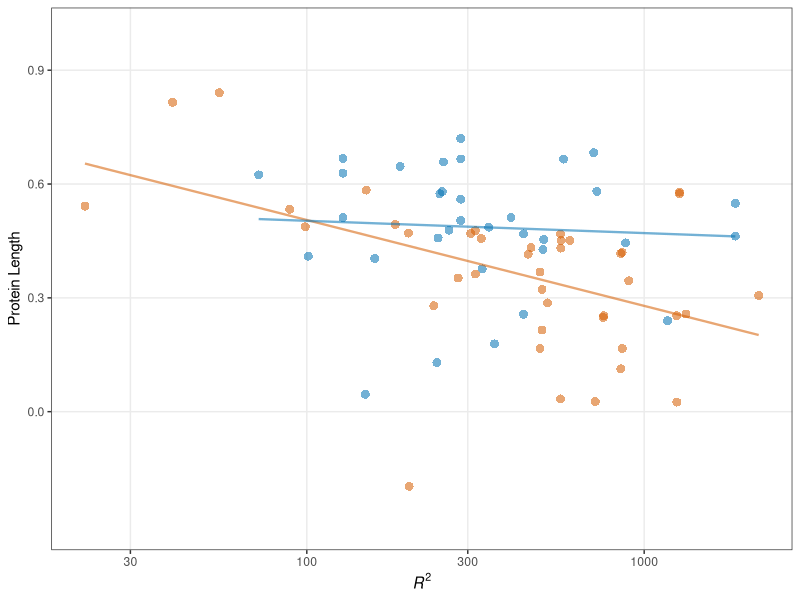
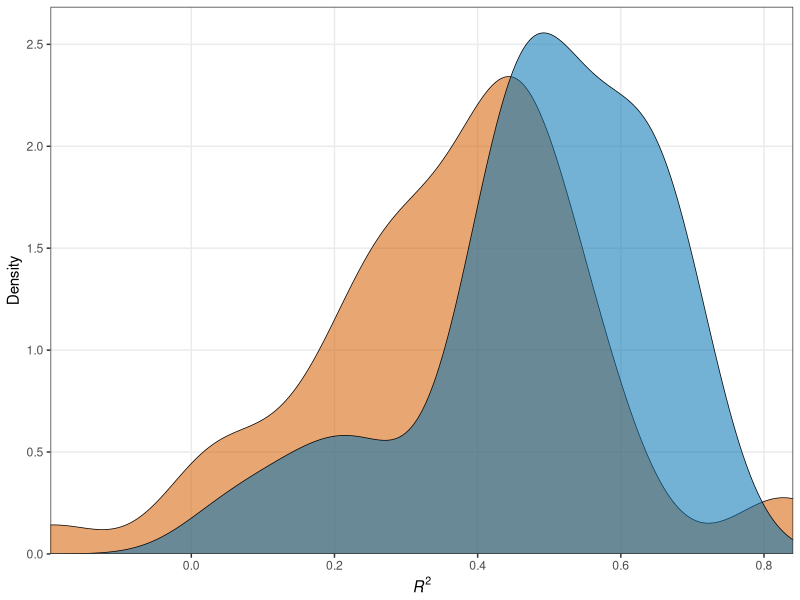
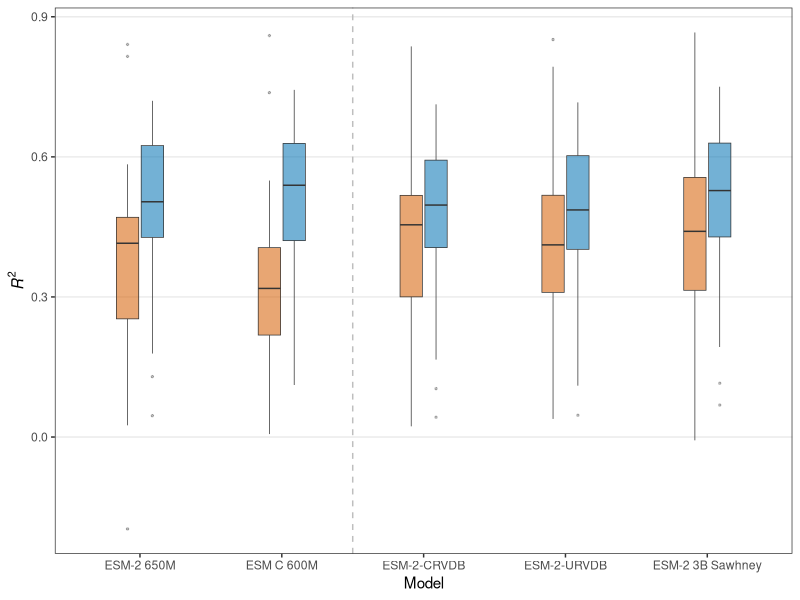
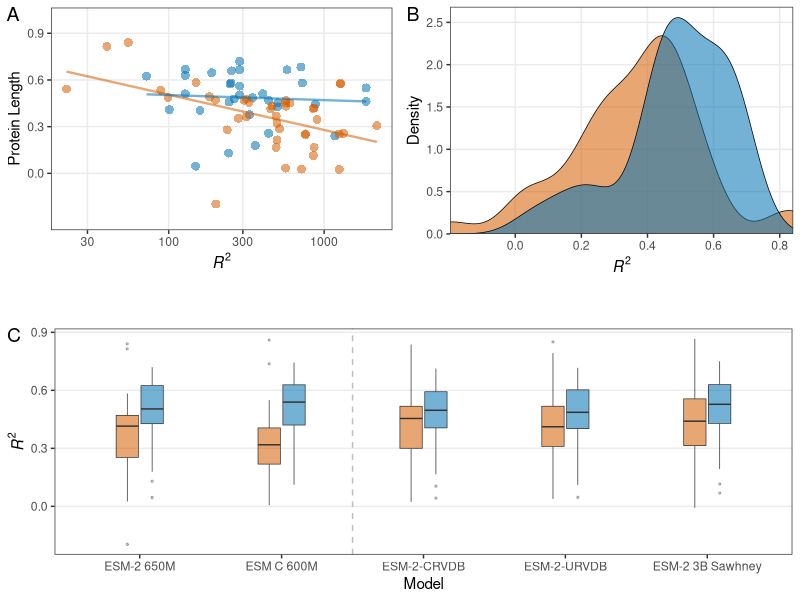
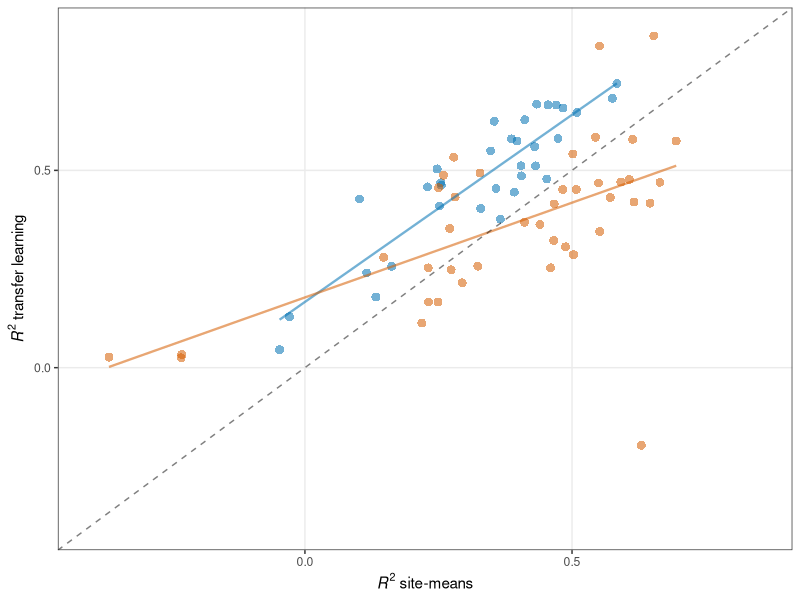
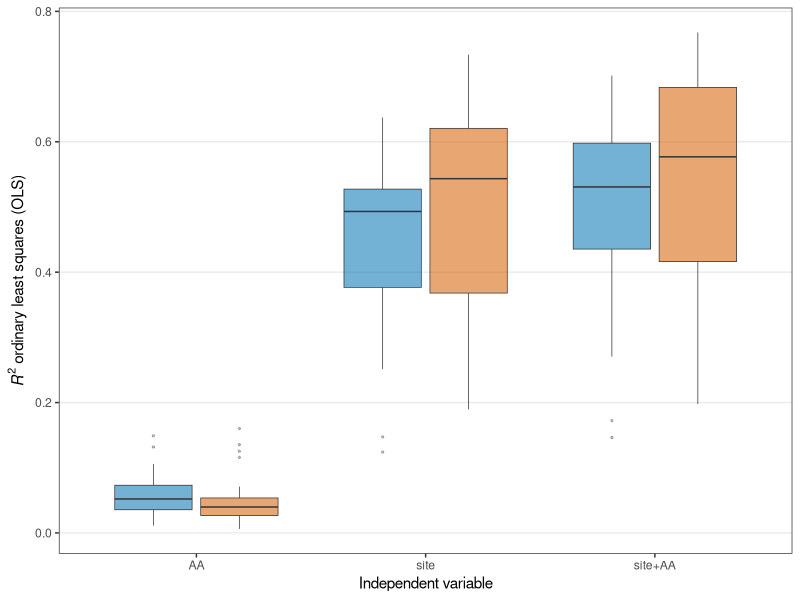
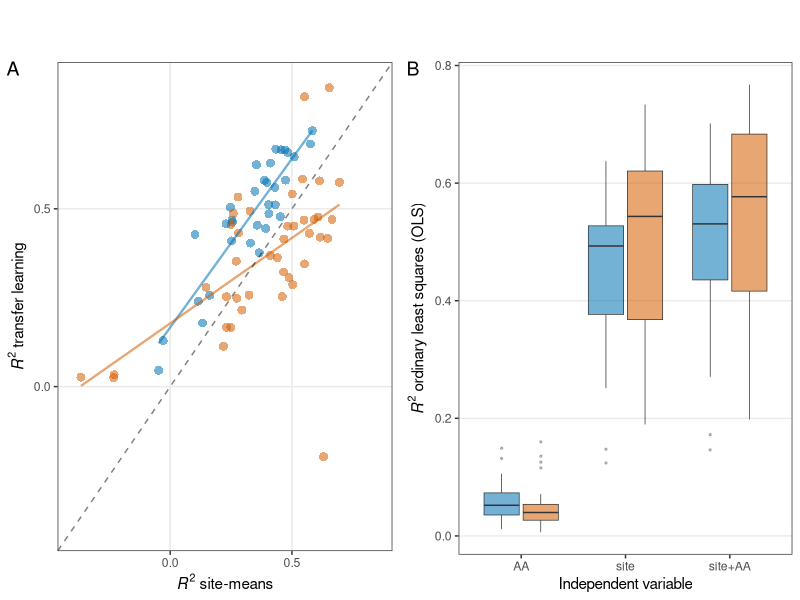
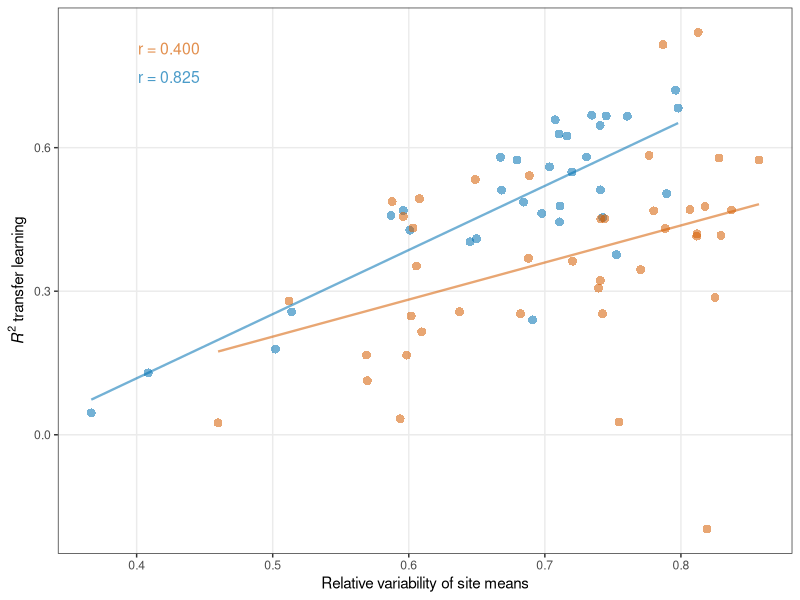

These figures' R source, in order: (Note: this script raises an error after producing the figures.)
## ---- chunk 1
library(tidyverse)
library(ggpubr)
library(cowplot)
## ---- chunk 2
# lassoCV full results
full_res <- read_csv("../experiments/compiled_results/res_lassoCV_all_models.csv")
full_res
## ---- chunk 3
# Group and average
cols <- c("rho_score_test", "R2_score_test", "rho_score_train", "R2_score_train", "prot_length")

full_res_avg <- full_res %>%
  group_by(Model, Source, Dataset, Split) %>%
  summarise(across(all_of(cols), mean)) %>%
  mutate(Source = factor(Source, levels = c("viral", "cellular")))

full_res_avg
## ---- chunk 4
esm2_pooled_avg <- full_res_avg[full_res_avg$Model == "ESM-2 650M" & full_res_avg$Split == "Pooled Split",]
esm2_pooled_avg
## ---- chunk 5
# Figure 1 A
p1a <- ggplot(esm2_pooled_avg, aes(x = prot_length, y = R2_score_test, color = Source)) +
  scale_color_manual(values = c("viral" = "#D55E00", "cellular" = "#0072B2")) +
  geom_point(size = 3, alpha = 0.55, stroke=0) +
  geom_line(stat="smooth",method = "lm", size = 0.8, alpha = 0.55) +
  
  scale_x_log10(
    name=expression(italic(R)^2)
  ) +
  
  scale_y_continuous(
    name="Protein Length",
    limits = c(-0.3, 1),
    breaks = c(0, 0.3, 0.6, 0.9)
  ) +

  theme_bw() +
  theme(legend.position = 'none', legend.title = element_blank(), panel.grid.minor = element_blank())

print(p1a)
## ---- chunk 6
# Figure 1 B
p1b <- ggplot(esm2_pooled_avg, aes(x = R2_score_test)) +
  geom_density(aes(fill = Source),  alpha = 0.55, linewidth = 0.25) +
  scale_fill_manual(values = c("viral" = "#D55E00", "cellular" = "#0072B2")) +
  
  scale_y_continuous(name="Density",
                     expand = c(0, 0, 0.05, 0)) +
  
  scale_x_continuous(name=expression(italic(R)^2),
                     expand = c(0, 0, 0.0, 0.0)) +
  
  theme_bw() +
  theme(legend.position = 'none',
        legend.title = element_blank(),
        panel.grid.minor = element_blank(),
        plot.margin = margin(0.068, 0.068, 0.038, 0.068, "in"))

print(p1b)
## ---- chunk 7
# Figure 1 C
full_pooled_avg <- full_res_avg[full_res_avg$Split == "Pooled Split",] %>% 
 mutate(Model = factor(Model, levels = c('ESM-2 650M', 'ESM C 600M', 'ESM-2-CRVDB', 'ESM-2-URVDB', 'ESM-2 3B Sawhney')))

p1c <- ggplot(full_pooled_avg, aes(x = Model, y = R2_score_test, fill = Source)) +
  geom_boxplot(outlier.size = 0.5, outlier.alpha = 0.3, width = 0.35, alpha = 0.55, linewidth = 0.25) +
  scale_fill_manual(values = c("viral" = "#D55E00", "cellular" = "#0072B2")) +
  geom_vline(xintercept = 2.5, linetype = 'dashed', color = 'gray', linewidth = 0.5) +
  
  scale_x_discrete(name='Model') +
  scale_y_continuous(name=expression(italic(R)^2)) +
  
  theme_bw() +

   theme(
    legend.position = 'none',      
    legend.title = element_blank(),
    panel.grid.major.x = element_blank(),
    panel.grid.minor.y = element_blank(),
) 

p1c 



# Figure 1 C - version 2
# full_pooled_avg <- full_res_avg[full_res_avg$Split == "Pooled Split",] %>% 
#  mutate(Model = factor(Model, levels = c('ESM-2 650M', 'ESM C 600M', 'ESM-2-CRVDB', 'ESM-2-URVDB', 'ESM-2 3B Sawhney')))
# 
# p1c <- ggplot(full_pooled_avg, aes(x = Model, y = R2_score_test, fill = Source)) +
#   geom_boxplot(outlier.size = 0.5, outlier.alpha = 0.3, width = 0.35, alpha = 0.55, linewidth = 0.25, key_glyph='rect') +
#   scale_fill_manual(values = c("viral" = "#D55E00", "cellular" = "#0072B2")) +
#   geom_vline(xintercept = 2.5, linetype = 'dashed', color = 'gray', linewidth = 0.5) +
#   
#   scale_x_discrete(name='Model') +
#   scale_y_continuous(name=expression(italic(R)^2)) +
#   
#   theme_bw() +
# 
#    theme(
#     legend.position = c(1, 1.2),      
#     legend.justification = c("right", "top"),
#     legend.direction = "horizontal",
#     legend.title = element_blank(),
#     panel.grid.major.x = element_blank(),
#     panel.grid.minor.y = element_blank(),
#     plot.margin = margin(t = 50, r = 9, b = 9, l = 9),
# ) 
# 
#   
# p1c 
## ---- chunk 8
# Extract the shared legend from one of the plots
shared_legend <- get_legend(
  p1b + theme(
    legend.position = "top",
    legend.justification = c("right", "top"),
    legend.direction = "horizontal"
  )
)


# Specify positioning for figure composition
fig1_top <- plot_grid(p1a, p1b, ncol = 2, labels = c('A', 'B'), label_fontface = "plain")
fig1_bottom <- plot_grid(p1c, labels = c('C'), label_fontface = "plain")

# Compose figure 1
fig1 <- plot_grid(
  fig1_top,
  shared_legend,
  fig1_bottom,
  ncol = 1,
  rel_heights = c(1, 0.15, 1)
)

print(fig1)

#ggsave(path = '../experiments/figures', 'comp1_pLMs_res_v03.png', width = 8, height = 7, units = 'in', dpi = 600, bg='white')
## ---- chunk 9
# Figure 2 A
lassoCV_AVG <- read_csv("../experiments/compiled_results/res_lassoCV_x_AVG.csv", show_col_types = FALSE)

lassoCV_AVG
## ---- chunk 10
p2a <- ggplot(lassoCV_AVG, aes(x = R2_AVG, y = R2_ESM2_650M, color = Source)) +
  scale_color_manual(values = c("viral" = "#D55E00", "cellular" = "#0072B2")) +
  geom_point(size = 3, alpha = 0.55, stroke=0) +
  geom_line(stat="smooth",method = "lm", size = 0.8, alpha = 0.55) +
  geom_abline(intercept = 0, alpha = 0.5, linetype = 'dashed') +
  
  theme_bw() +
  theme(legend.position = 'none', panel.grid.minor = element_blank()) +
  
  scale_x_continuous(
    name = expression(paste(italic(R)^{2}, ' site-means')),
    limits = c(-0.4, 0.85)
      ) +
  scale_y_continuous(
    name = expression(paste(italic(R)^{2}, ' transfer learning')),
    limits = c(-0.4, 0.85)
      ) 
  


print(p2a)
## ---- chunk 11
# Figure 2 B
res_OLS <- read_csv("../experiments/compiled_results/res_OLS.csv", show_col_types = FALSE)
res_OLS
## ---- chunk 12
p2b <- ggplot(res_OLS, aes(x = Model, y = R2, fill = Source)) +
  scale_fill_manual(values = c("viral" = "#D55E00", "cellular" = "#0072B2")) +
  geom_boxplot(outlier.size = 0.5, outlier.alpha = 0.3, alpha = 0.55, linewidth = 0.25) +
  theme_bw() +
  labs(
    x = 'Independent variable',
    y = expression(paste(italic(R)^2, ' ordinary least squares (OLS)'))
    ) +
  
  theme(
    legend.position = 'none',
    legend.title = element_blank(),
    panel.grid.major.x = element_blank(),
    panel.grid.minor.y = element_blank(),
) 
  
print(p2b)
## ---- chunk 13
# Extract the shared legend from one of the plots
shared_legend <- get_legend(
  p1b + theme(
    legend.position = "top",
    legend.justification = c("right", "top"),
    legend.direction = "horizontal"
  )
)

# Compose figure 2
fig2 <- plot_grid(
  shared_legend,
  plot_grid(p2a, p2b, ncol = 2, labels = c('A', 'B'), 
            label_fontface = "plain", rel_widths = c(1, 1)),
  ncol = 1,
  rel_heights = c(0.1, 1)
)


print(fig2)
#ggsave(path='../experiments/figures/', filename='comp2_lassoCV_AVG_OLS_v03.png', width = 8, height = 4, units = 'in', dpi = 600, bg='white')
## ---- chunk 14
# Load variability metrics results
res_var <- read_csv("../experiments/compiled_results/res_lassoCV_esm2_650m_all_metrics.csv", show_col_types = FALSE)
res_var <- res_var[res_var$Split == "Pooled Split",]
res_var
## ---- chunk 15
# Figure 3 A
corr_viral <- cor.test(res_var[res_var$Source == "viral",]$RVSM, res_var[res_var$Source == "viral",]$R2_score_test)
corr_cellular <- cor.test(res_var[res_var$Source == "cellular",]$RVSM, res_var[res_var$Source == "cellular",]$R2_score_test)

p3a <- ggplot(res_var, aes(x = RVSM, y = R2_score_test, color = Source)) +
  scale_color_manual(values = c("viral" = "#D55E00", "cellular" = "#0072B2")) +
  geom_point(size = 3, alpha = 0.55, stroke=0) +
  geom_line(stat="smooth",method = "lm", size = 0.8, alpha = 0.55) +
  annotate(
    "text",
    x = 0.401, y = 0.82,
    hjust = 0, vjust = 1,
    size = 4,
    label = sprintf("r = %.3f", corr_viral$estimate),
    color = '#D55E00B3'
  ) +
  annotate(
    "text",
    x = 0.401, y = 0.76,
    hjust = 0, vjust = 1,
    size = 4,
    label = sprintf("r = %.3f", corr_cellular$estimate),
    color = '#0072B2B3'
  ) +
  theme_bw() +
  theme(legend.position = 'none', panel.grid.minor = element_blank()) +
  
  labs(
    y = expression(paste(italic(R)^2, ' transfer learning')),
    x = "Relative variability of site means"
  )

print(p3a)
## ---- chunk 16
# Figure 3 B
corr_RF_viral <- cor.test(res_var[res_var$Source == "viral",]$RVSM, res_var[res_var$Source == "viral",]$FHVS)
corr_RF_cellular <- cor.test(res_var[res_var$Source == "cellular",]$RVSM, res_var[res_var$Source == "cellular",]$FHVS)

p3b <- ggplot(res_var, aes(x = RVSM, y = FHVS, color = Source)) +
  scale_color_manual(values = c("viral" = "#D55E00", "cellular" = "#0072B2")) +
  geom_point(size = 3, alpha = 0.55, stroke=0) +
  #geom_smooth(method = 'lm', se = FALSE) +
  geom_line(stat="smooth",method = "lm", size = 0.8, alpha = 0.55) +
  annotate(
    "text",
    x = 0.7, y = 0.90,
    hjust = 0, vjust = 1,
    size = 4,
    label = sprintf("r = %.3f", corr_RF_viral$estimate),
    color = '#D55E00B3'
  ) +
  annotate(
    "text",
    x = 0.7, y = 0.85,
    hjust = 0, vjust = 1,
    size = 4,
    label = sprintf("r = %.3f", corr_RF_cellular$estimate),
    color = '#0072B2B3'
  ) +
  theme_bw() +
  theme(legend.position = 'none', panel.grid.minor = element_blank()) +
  labs(y = 'Fraction of highly variable sites', x = 'Relative variability of site means')

print(p3b)
## ---- chunk 17
# Figure 3 C -- unfinished
p3c <- ggplot(res_var, aes(x = FHVS, y = R2_score_test, color = Source)) +
  scale_color_manual(values = c("viral" = "#D55E00", "cellular" = "#0072B2")) +
  geom_point(size = 3, alpha = 0.55, stroke=0) +
  geom_smooth(method = 'lm', formula = 'y ~ I(x*x) + x', se=FALSE, size=0.7, color = '#63636380') +

  theme_bw() +
  theme(legend.position = 'none', panel.grid.minor = element_blank()) +
  labs(y = expression(paste(italic(R)^2, " transfer learning")),
        x = "Fraction of highly variable sites"
  )
  
print(p3c)
## ---- chunk 18
# Figure 3 D
lassoCV_AVG <- read_csv("../experiments/compiled_results/lassoCV_x_AVG_all.csv", show_col_types = FALSE)
lassoCV_AVG

p3d <- ggplot(lassoCV_AVG, aes(x = R2_AVG_HVS, y = R2_ESM2_650M_HVS, color = Source)) +
  scale_color_manual(values = c("viral" = "#D55E00", "cellular" = "#0072B2")) +
  geom_point(size = 3, alpha = 0.55, stroke = 0) +
  geom_smooth(method = 'lm', se = FALSE) +
  geom_abline(intercept = 0, alpha = 0.5, linetype = 'dashed') +
  theme_bw() +
  theme(legend.position = 'none', panel.grid.minor = element_blank()) +
  labs(
    y = expression(paste(R^{2}, ' transfer learning')),
    x = expression(paste(R^{2}, ' site-means'))) +
  xlim(-1.00, 0.82) +
  ylim(-1.00, 0.82)

print(p3d)
## ---- chunk 19
# Extract the shared legend from one of the plots
shared_legend <- get_legend(
  p1b + theme(
    legend.position = "top",
    legend.justification = "center",
    legend.direction = "horizontal"
  )
)

# Compose figure 3
fig3 <- plot_grid(
  shared_legend,
  plot_grid(p3a, p3b, p3c, p3d, ncol = 2, nrow = 2, labels = c('A', 'B', 'C', 'D'), rel_widths = c(1, 1), rel_heights = c(1, 1)),
  ncol = 1,
  rel_heights = c(0.07, 1)
)

print(fig3)

ggsave('comp3_site_variation4_v03.png', width = 8, height = 7, units = 'in', dpi = 300, path = '../experiments')
## ---- chunk 20
# Figure 4
p4 <- ggplot(full_res_avg, aes(x = Model, y = R2_score_test, fill = Split)) +
  scale_fill_manual(values = c("Pooled Split" = "#20B15C", "Site Split" = "#E2B40E"),
                    labels = c("Pooled", "Stratified by Site")) +
  geom_boxplot(outlier.size = 0.5, outlier.alpha = 0.3, width = 0.5, alpha = 0.5) +
  geom_vline(xintercept = 2.5, linetype = 'dashed', color = 'gray', linewidth = 0.5) +
  scale_x_discrete(labels = c("ESM-2 650M", "ESM C 600M", "ESM-2 650M CRVDB", "ESM-2 650M URVDB", "ESM-2 3B Sawhney")) +
  labs(x = 'Model', y = expression(R^{2})) +
  theme_bw() +
  facet_wrap(~Source, nrow = 2) +
  theme(panel.grid.major.x = element_blank(), legend.position = 'top', legend.title = element_blank())

print(p4)

ggsave('fig4_site_x_pooled_all_models_v03.png', width = 8, height = 5, units = 'in', dpi = 300, path = '../experiments')
## ---- chunk 21
# ProteinGym metrics
prot_gym <- read_csv("../experiments/compiled_results/protein_gym_plus_var_res.csv", show_col_types = FALSE)
kermut <- prot_gym[prot_gym$model_name == "Kermut" & prot_gym$fold_variable_name == "fold_random_5",]
kermut

## ---- chunk 22
model <- lm(Spearman ~ RVSM + FHVS, data = kermut)
summary(model)

# R^2
r2 <- summary(model)$r.squared
print(r2)
## ---- chunk 23
# Figure 5
kermut$y_pred <- predict(model, newdata = kermut)
kermut$y_true <- kermut$Spearman

p5 <- ggplot(kermut, aes(x = y_pred, y = y_true)) +
  geom_point(size = 2.5, alpha = 0.5) +
  geom_smooth(method='lm', se=FALSE, color = 'black') +
  theme_bw() +
  annotate(
    "text",
    x = 0.26, y = 0.91,
    hjust = 0, vjust = 1,
    size = 4,
    label = sprintf("R^2 == %.3f", r2),
    parse = TRUE
  ) +
  labs(x = "Spearman (Predicted)", y = "Spearman (Actual)") +
  theme(legend.position = "top", panel.grid.minor = element_blank())

print(p5)

ggsave('fig5_actual_x_predicted_protGym_v03.png', width = 4, height = 3.5, units = 'in', dpi = 300, path = '../experiments')
## ---- chunk 24
set.seed(55)

# make axes with ellipses
aa <- c("A", "C", "...", "... ", "W", "Y")
pos_labels <- c("1", "2", "3", "...", " ", "  ", "... ", "L-2", "L-1", "L")

n_aa <- length(aa)
L <- length(pos_labels)

# grid
df <- expand.grid(
  pos = factor(pos_labels, levels = pos_labels),
  aa  = factor(aa, levels = aa)
)

# dataframe for pooled
test_frac <- 0.2
df_rand <- df %>%
  mutate(
    split = ifelse(runif(n()) < test_frac, "test data", "train data"),
    scheme = "Pooled"
  )

# dataframe for stratified by site
test_pos <- sample(pos_labels, size = 2)
df_pos <- df %>%
  mutate(
    split = ifelse(pos %in% test_pos, "test data", "train data"),
    scheme = "Stratified by site"
  )

df_all <- bind_rows(df_rand, df_pos)

# plot
s4 <- ggplot(df_all, aes(x = pos, y = aa, fill = split)) +
  geom_tile(color = "black", linewidth = 0.3, linetype = 'dotted') +
  scale_fill_manual(values = c("train data" = "#e1f7d5", "test data" = "#f1cbff")) +
  facet_wrap(~ scheme, nrow = 1) +
  labs(
    x = "Sequence position index",
    y = "Amino acid substitution"
  ) +
  theme_bw() +
  theme(
    panel.grid = element_blank(),
    axis.ticks = element_blank(),
    axis.text.y = element_text(angle = 90, vjust = 0.5, hjust = 0.5),
    legend.title = element_blank()
  )

print(s4)

ggsave('supp_pooled_site_schematic.png', width = 8, height = 2.5, units = 'in', dpi = 300, path = '../experiments')
## ---- chunk 25
p4supp <- ggplot(full_res_avg, aes(x = Model, y = rho_score_test, fill = Split)) +
  scale_fill_manual(values = c("Pooled Split" = "#20B15C", "Site Split" = "#E2B40E"),
                    labels = c("Pooled", "Stratified by Site")) +
  geom_boxplot(outlier.size = 0.5, outlier.alpha = 0.3, width = 0.5, alpha = 0.5) +
  geom_vline(xintercept = 2.5, linetype = 'dashed', color = 'gray', linewidth = 0.5) +
  scale_x_discrete(labels = c("ESM-2 650M", "ESM C 600M", "ESM-2 650M CRVDB", "ESM-2 650M URVDB", "ESM-2 3B Sawhney")) +
  labs(x = 'Model', y = expression(rho)) +
  theme_bw() +
  facet_wrap(~Source, nrow = 2) +
  theme(panel.grid.major.x = element_blank(), legend.position = 'top', legend.title = element_blank())

print(p4supp)

#ggsave('supp4_site_x_pooled_spearman.png', width = 8, height = 5, units = 'in', dpi = 300, path = '../experiments')
